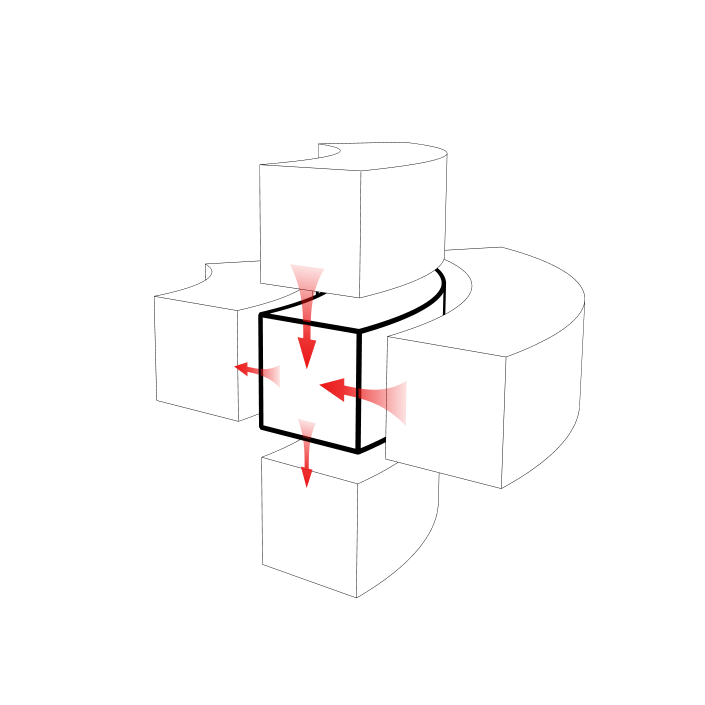
#> input picture figures/Archive/images/fvm_flux_flared_c2_refined.png, 2114 x 2114 px, found by its file name (shown at 1/3 size)
$ python test_annotated_prototype.py
#> lines starting #> are read from the running program, lines starting #| are printed output that depends on the picture
import os
import numpy as np
import matplotlib.pyplot as plt
from PIL import Image

SCRATCH = r"C:\Users\kqdx\.gemini\antigravity\brain\984f8f9b-1caf-4e5e-a827-7c48f241b73b\scratch"
EDA_DIR = r"D:\HIT\数模2026\eda_figures"
src_img_path = os.path.join(EDA_DIR, "fvm_flux_flared_c2_refined.png")

img = Image.open(src_img_path)
#> img is the input picture: PIL image 2114x2114 RGBA; mean R, G, B, A 252.6, 251.8, 251.8, 255
W, H = img.size
#> W = 2114; H = 2114

fig, ax = plt.subplots(figsize=(10, 10), dpi=300)
ax.imshow(img)
ax.set_xlim(0, W)
ax.set_ylim(H, 0) # Invert Y to match image coords
ax.axis('off')

# Mathtext font styling
plt.rcParams['mathtext.fontset'] = 'cm' # Computer Modern
plt.rcParams['font.family'] = 'serif'

# 1. Five Node Stencil Centroids (Calculated from 3D projection)
# P: (764.7, 984.8), W: (426.0, 912.1), E: (1168.6, 1071.5), N: (765.4, 528.9), S: (764.0, 1417.6)
pts = {
    'P': (765, 985),
    'W': (426, 912),
    'E': (1169, 1072),
    'N': (765, 529),
    'S': (764, 1418),
}

# Draw subtle dashed grid lines between nodes
ax.plot([pts['W'][0], pts['P'][0], pts['E'][0]], [pts['W'][1], pts['P'][1], pts['E'][1]],
        color='#777777', linestyle='--', linewidth=1.2, alpha=0.6, zorder=3)
ax.plot([pts['N'][0], pts['P'][0], pts['S'][0]], [pts['N'][1], pts['P'][1], pts['S'][1]],
        color='#777777', linestyle='--', linewidth=1.2, alpha=0.6, zorder=3)

# Draw Node points and labels
for k, (x, y) in pts.items():
    # Node dot
    if k == 'P':
        # Central node P
        ax.scatter(x, y, s=60, color='#000000', edgecolors='none', zorder=5)
        ax.text(x + 24, y - 24, r'$\mathbf{P}\ (i, j)$', fontsize=15, fontweight='bold',
                color='#000000', ha='left', va='bottom', zorder=6)
    else:
        ax.scatter(x, y, s=45, color='#444444', edgecolors='none', zorder=5)

    if k == 'W':
        ax.text(x - 18, y - 18, r'$\mathbf{W}\ (i-1, j)$', fontsize=13, color='#222222', ha='right', va='bottom', zorder=6)
    elif k == 'E':
        ax.text(x + 18, y - 18, r'$\mathbf{E}\ (i+1, j)$', fontsize=13, color='#222222', ha='left', va='bottom', zorder=6)
    elif k == 'N':
        ax.text(x + 18, y - 18, r'$\mathbf{N}\ (i, j+1)$', fontsize=13, color='#222222', ha='left', va='bottom', zorder=6)
    elif k == 'S':
        ax.text(x + 18, y + 18, r'$\mathbf{S}\ (i, j-1)$', fontsize=13, color='#222222', ha='left', va='top', zorder=6)

# 2. Heat Flux Labels near the 4 red arrows
# Right arrow: Inflow from E to P
ax.text(1020, 960, r'$Q_{i+\frac{1}{2}, j}$', fontsize=15, color='#D31010', fontweight='bold', ha='center', va='bottom', zorder=6)
# Left arrow: Outflow from P to W
ax.text(530, 910, r'$Q_{i-\frac{1}{2}, j}$', fontsize=14, color='#D31010', fontweight='bold', ha='center', va='bottom', zorder=6)
# Top arrow: Inflow from N to P
ax.text(820, 680, r'$Q_{i, j+\frac{1}{2}}$', fontsize=15, color='#D31010', fontweight='bold', ha='left', va='center', zorder=6)
# Bottom arrow: Outflow from P to S
ax.text(810, 1260, r'$Q_{i, j-\frac{1}{2}}$', fontsize=14, color='#D31010', fontweight='bold', ha='left', va='center', zorder=6)

# 3. Discretization Dimensions: Delta r and Delta z
# Dimension for Delta z along the left edge of Mother Ring
# Mother ring left edge in screen coords is around x ~ 620, y from 760 to 1210
# Let's put a clean dimension bracket
ax.annotate('', xy=(590, 760), xytext=(590, 1210),
            arrowprops=dict(arrowstyle='<->', color='#333333', lw=1.2))
ax.text(575, (760 + 1210) / 2, r'$\Delta z$', fontsize=14, color='#333333', ha='right', va='center', rotation=90)

# Dimension for Delta r on top of Mother Ring
ax.annotate('', xy=(625, 740), xytext=(925, 795),
            arrowprops=dict(arrowstyle='<->', color='#333333', lw=1.2))
ax.text((625 + 925) / 2 - 10, (740 + 795) / 2 - 25, r'$\Delta r$', fontsize=14, color='#333333', ha='center', va='bottom')

# 4. Axis of Symmetry (Centerline) on the left
ax.plot([140, 140], [250, 1550], color='#555555', linestyle='-.', linewidth=1.5, zorder=2)
ax.text(155, 300, r'$\mathbf{r = 0}$' + '\n(中心对称轴)', fontsize=12, color='#555555', ha='left', va='top')

# 5. Cylindrical Coordinate Frame (in bottom-left)
ax.annotate('', xy=(280, 1620), xytext=(180, 1620),
            arrowprops=dict(arrowstyle='->', color='#000000', lw=1.5))
ax.text(295, 1620, r'$+r$', fontsize=13, ha='left', va='center')

ax.annotate('', xy=(180, 1520), xytext=(180, 1620),
            arrowprops=dict(arrowstyle='->', color='#000000', lw=1.5))
ax.text(180, 1505, r'$+z$', fontsize=13, ha='center', va='bottom')

plt.tight_layout()
out_path = os.path.join(SCRATCH, "test_annotated_rich.png")
fig.savefig(out_path, dpi=300, bbox_inches='tight', pad_inches=0.02)
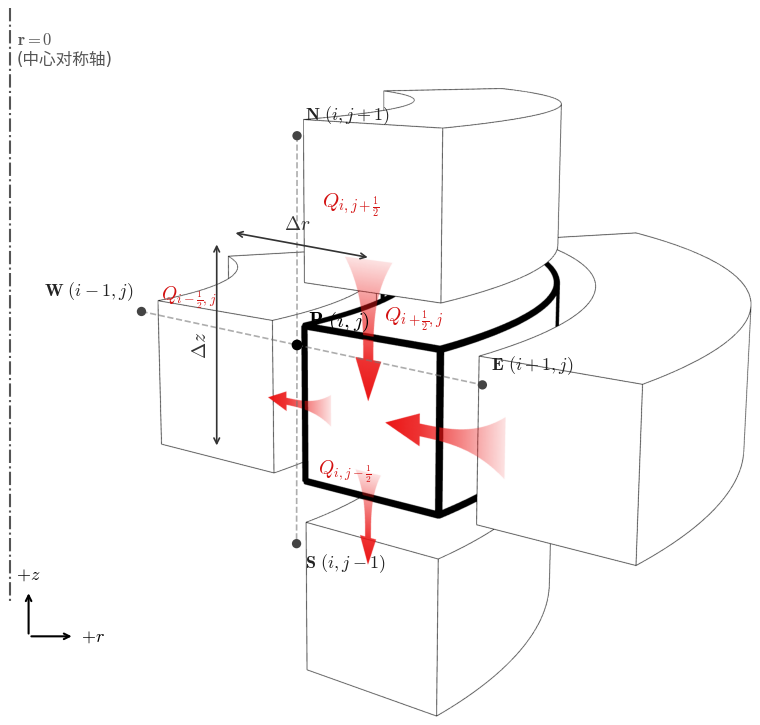
#> figure drawn by matplotlib, 1 panel
plt.close(fig)

print("Saved test_annotated_rich.png")
